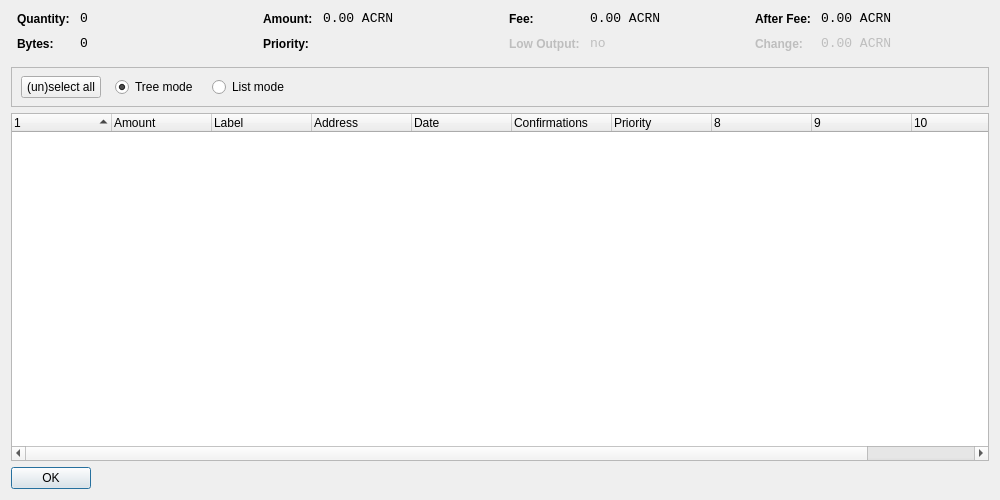
<?xml version="1.0" encoding="UTF-8"?>
<ui version="4.0">
 <class>CoinControlDialog</class>
 <widget class="QDialog" name="CoinControlDialog">
  <property name="geometry">
   <rect>
    <x>0</x>
    <y>0</y>
    <width>1000</width>
    <height>500</height>
   </rect>
  </property>
  <property name="windowTitle">
   <string>Coin Control</string>
  </property>
  <layout class="QVBoxLayout" name="verticalLayout">
   <item>
    <layout class="QHBoxLayout" name="horizontalLayoutTop" stretch="0,0,0,0">
     <property name="topMargin">
      <number>0</number>
     </property>
     <property name="bottomMargin">
      <number>10</number>
     </property>
     <item>
      <layout class="QFormLayout" name="formLayoutCoinControl1">
       <property name="horizontalSpacing">
        <number>10</number>
       </property>
       <property name="verticalSpacing">
        <number>10</number>
       </property>
       <property name="leftMargin">
        <number>6</number>
       </property>
       <property name="rightMargin">
        <number>6</number>
       </property>
       <item row="0" column="0">
        <widget class="QLabel" name="labelCoinControlQuantityText">
         <property name="styleSheet">
          <string notr="true">font-weight:bold;</string>
         </property>
         <property name="text">
          <string>Quantity:</string>
         </property>
        </widget>
       </item>
       <item row="0" column="1">
        <widget class="QLabel" name="labelCoinControlQuantity">
         <property name="font">
          <font>
           <family>Monospace</family>
           <pointsize>10</pointsize>
          </font>
         </property>
         <property name="cursor">
          <cursorShape>IBeamCursor</cursorShape>
         </property>
         <property name="contextMenuPolicy">
          <enum>Qt::ActionsContextMenu</enum>
         </property>
         <property name="text">
          <string notr="true">0</string>
         </property>
         <property name="textInteractionFlags">
          <set>Qt::LinksAccessibleByMouse|Qt::TextSelectableByKeyboard|Qt::TextSelectableByMouse</set>
         </property>
        </widget>
       </item>
       <item row="1" column="0">
        <widget class="QLabel" name="labelCoinControlBytesText">
         <property name="styleSheet">
          <string notr="true">font-weight:bold;</string>
         </property>
         <property name="text">
          <string>Bytes:</string>
         </property>
        </widget>
       </item>
       <item row="1" column="1">
        <widget class="QLabel" name="labelCoinControlBytes">
         <property name="font">
          <font>
           <family>Monospace</family>
           <pointsize>10</pointsize>
          </font>
         </property>
         <property name="cursor">
          <cursorShape>IBeamCursor</cursorShape>
         </property>
         <property name="contextMenuPolicy">
          <enum>Qt::ActionsContextMenu</enum>
         </property>
         <property name="text">
          <string notr="true">0</string>
         </property>
         <property name="textInteractionFlags">
          <set>Qt::LinksAccessibleByMouse|Qt::TextSelectableByKeyboard|Qt::TextSelectableByMouse</set>
         </property>
        </widget>
       </item>
      </layout>
     </item>
     <item>
      <layout class="QFormLayout" name="formLayoutCoinControl2">
       <property name="horizontalSpacing">
        <number>10</number>
       </property>
       <property name="verticalSpacing">
        <number>10</number>
       </property>
       <property name="leftMargin">
        <number>6</number>
       </property>
       <property name="rightMargin">
        <number>6</number>
       </property>
       <item row="0" column="0">
        <widget class="QLabel" name="labelCoinControlAmountText">
         <property name="styleSheet">
          <string notr="true">font-weight:bold;</string>
         </property>
         <property name="text">
          <string>Amount:</string>
         </property>
        </widget>
       </item>
       <item row="0" column="1">
        <widget class="QLabel" name="labelCoinControlAmount">
         <property name="font">
          <font>
           <family>Monospace</family>
           <pointsize>10</pointsize>
          </font>
         </property>
         <property name="cursor">
          <cursorShape>IBeamCursor</cursorShape>
         </property>
         <property name="contextMenuPolicy">
          <enum>Qt::ActionsContextMenu</enum>
         </property>
         <property name="text">
          <string notr="true">0.00 ACRN</string>
         </property>
         <property name="textInteractionFlags">
          <set>Qt::LinksAccessibleByMouse|Qt::TextSelectableByKeyboard|Qt::TextSelectableByMouse</set>
         </property>
        </widget>
       </item>
       <item row="1" column="0">
        <widget class="QLabel" name="labelCoinControlPriorityText">
         <property name="styleSheet">
          <string notr="true">font-weight:bold;</string>
         </property>
         <property name="text">
          <string>Priority:</string>
         </property>
        </widget>
       </item>
       <item row="1" column="1">
        <widget class="QLabel" name="labelCoinControlPriority">
         <property name="font">
          <font>
           <family>Monospace</family>
           <pointsize>10</pointsize>
          </font>
         </property>
         <property name="cursor">
          <cursorShape>IBeamCursor</cursorShape>
         </property>
         <property name="contextMenuPolicy">
          <enum>Qt::ActionsContextMenu</enum>
         </property>
         <property name="text">
          <string/>
         </property>
         <property name="textInteractionFlags">
          <set>Qt::LinksAccessibleByMouse|Qt::TextSelectableByKeyboard|Qt::TextSelectableByMouse</set>
         </property>
        </widget>
       </item>
      </layout>
     </item>
     <item>
      <layout class="QFormLayout" name="formLayoutCoinControl3">
       <property name="horizontalSpacing">
        <number>10</number>
       </property>
       <property name="verticalSpacing">
        <number>10</number>
       </property>
       <property name="leftMargin">
        <number>6</number>
       </property>
       <property name="rightMargin">
        <number>6</number>
       </property>
       <item row="0" column="0">
        <widget class="QLabel" name="labelCoinControlFeeText">
         <property name="styleSheet">
          <string notr="true">font-weight:bold;</string>
         </property>
         <property name="text">
          <string>Fee:</string>
         </property>
        </widget>
       </item>
       <item row="0" column="1">
        <widget class="QLabel" name="labelCoinControlFee">
         <property name="font">
          <font>
           <family>Monospace</family>
           <pointsize>10</pointsize>
          </font>
         </property>
         <property name="cursor">
          <cursorShape>IBeamCursor</cursorShape>
         </property>
         <property name="contextMenuPolicy">
          <enum>Qt::ActionsContextMenu</enum>
         </property>
         <property name="text">
          <string notr="true">0.00 ACRN</string>
         </property>
         <property name="textInteractionFlags">
          <set>Qt::LinksAccessibleByMouse|Qt::TextSelectableByKeyboard|Qt::TextSelectableByMouse</set>
         </property>
        </widget>
       </item>
       <item row="1" column="0">
        <widget class="QLabel" name="labelCoinControlLowOutputText">
         <property name="enabled">
          <bool>false</bool>
         </property>
         <property name="styleSheet">
          <string notr="true">font-weight:bold;</string>
         </property>
         <property name="text">
          <string>Low Output:</string>
         </property>
        </widget>
       </item>
       <item row="1" column="1">
        <widget class="QLabel" name="labelCoinControlLowOutput">
         <property name="enabled">
          <bool>false</bool>
         </property>
         <property name="font">
          <font>
           <family>Monospace</family>
           <pointsize>10</pointsize>
          </font>
         </property>
         <property name="cursor">
          <cursorShape>IBeamCursor</cursorShape>
         </property>
         <property name="contextMenuPolicy">
          <enum>Qt::ActionsContextMenu</enum>
         </property>
         <property name="text">
          <string notr="true">no</string>
         </property>
         <property name="textInteractionFlags">
          <set>Qt::LinksAccessibleByMouse|Qt::TextSelectableByKeyboard|Qt::TextSelectableByMouse</set>
         </property>
        </widget>
       </item>
      </layout>
     </item>
     <item>
      <layout class="QFormLayout" name="formLayoutCoinControl4">
       <property name="horizontalSpacing">
        <number>10</number>
       </property>
       <property name="verticalSpacing">
        <number>10</number>
       </property>
       <property name="leftMargin">
        <number>6</number>
       </property>
       <property name="rightMargin">
        <number>6</number>
       </property>
       <item row="0" column="0">
        <widget class="QLabel" name="labelCoinControlAfterFeeText">
         <property name="styleSheet">
          <string notr="true">font-weight:bold;</string>
         </property>
         <property name="text">
          <string>After Fee:</string>
         </property>
        </widget>
       </item>
       <item row="0" column="1">
        <widget class="QLabel" name="labelCoinControlAfterFee">
         <property name="font">
          <font>
           <family>Monospace</family>
           <pointsize>10</pointsize>
          </font>
         </property>
         <property name="cursor">
          <cursorShape>IBeamCursor</cursorShape>
         </property>
         <property name="contextMenuPolicy">
          <enum>Qt::ActionsContextMenu</enum>
         </property>
         <property name="text">
          <string notr="true">0.00 ACRN</string>
         </property>
         <property name="textInteractionFlags">
          <set>Qt::LinksAccessibleByMouse|Qt::TextSelectableByKeyboard|Qt::TextSelectableByMouse</set>
         </property>
        </widget>
       </item>
       <item row="1" column="0">
        <widget class="QLabel" name="labelCoinControlChangeText">
         <property name="enabled">
          <bool>false</bool>
         </property>
         <property name="styleSheet">
          <string notr="true">font-weight:bold;</string>
         </property>
         <property name="text">
          <string>Change:</string>
         </property>
        </widget>
       </item>
       <item row="1" column="1">
        <widget class="QLabel" name="labelCoinControlChange">
         <property name="enabled">
          <bool>false</bool>
         </property>
         <property name="font">
          <font>
           <family>Monospace</family>
           <pointsize>10</pointsize>
          </font>
         </property>
         <property name="cursor">
          <cursorShape>IBeamCursor</cursorShape>
         </property>
         <property name="contextMenuPolicy">
          <enum>Qt::ActionsContextMenu</enum>
         </property>
         <property name="text">
          <string notr="true">0.00 ACRN</string>
         </property>
         <property name="textInteractionFlags">
          <set>Qt::LinksAccessibleByMouse|Qt::TextSelectableByKeyboard|Qt::TextSelectableByMouse</set>
         </property>
        </widget>
       </item>
      </layout>
     </item>
    </layout>
   </item>
   <item>
    <widget class="QFrame" name="frame">
     <property name="minimumSize">
      <size>
       <width>0</width>
       <height>40</height>
      </size>
     </property>
     <property name="frameShape">
      <enum>QFrame::StyledPanel</enum>
     </property>
     <property name="frameShadow">
      <enum>QFrame::Sunken</enum>
     </property>
     <widget class="QWidget" name="horizontalLayoutWidget">
      <property name="geometry">
       <rect>
        <x>10</x>
        <y>0</y>
        <width>781</width>
        <height>41</height>
       </rect>
      </property>
      <layout class="QHBoxLayout" name="horizontalLayoutPanel" stretch="0,0,0,0,0">
       <property name="spacing">
        <number>14</number>
       </property>
       <item>
        <widget class="QPushButton" name="pushButtonSelectAll">
         <property name="sizePolicy">
          <sizepolicy hsizetype="Maximum" vsizetype="Fixed">
           <horstretch>0</horstretch>
           <verstretch>0</verstretch>
          </sizepolicy>
         </property>
         <property name="text">
          <string>(un)select all</string>
         </property>
        </widget>
       </item>
       <item>
        <widget class="QRadioButton" name="radioTreeMode">
         <property name="sizePolicy">
          <sizepolicy hsizetype="Maximum" vsizetype="Fixed">
           <horstretch>0</horstretch>
           <verstretch>0</verstretch>
          </sizepolicy>
         </property>
         <property name="text">
          <string>Tree mode</string>
         </property>
         <property name="checked">
          <bool>true</bool>
         </property>
        </widget>
       </item>
       <item>
        <widget class="QRadioButton" name="radioListMode">
         <property name="sizePolicy">
          <sizepolicy hsizetype="Maximum" vsizetype="Fixed">
           <horstretch>0</horstretch>
           <verstretch>0</verstretch>
          </sizepolicy>
         </property>
         <property name="text">
          <string>List mode</string>
         </property>
        </widget>
       </item>
       <item>
        <spacer name="horizontalSpacer">
         <property name="orientation">
          <enum>Qt::Horizontal</enum>
         </property>
         <property name="sizeHint" stdset="0">
          <size>
           <width>40</width>
           <height>20</height>
          </size>
         </property>
        </spacer>
       </item>
      </layout>
     </widget>
    </widget>
   </item>
   <item>
    <widget class="CoinControlTreeWidget" name="treeWidget">
     <property name="contextMenuPolicy">
      <enum>Qt::CustomContextMenu</enum>
     </property>
     <property name="sortingEnabled">
      <bool>false</bool>
     </property>
     <property name="columnCount">
      <number>11</number>
     </property>
     <attribute name="headerShowSortIndicator" stdset="0">
      <bool>true</bool>
     </attribute>
     <attribute name="headerStretchLastSection">
      <bool>false</bool>
     </attribute>
     <column>
      <property name="text">
       <string/>
      </property>
     </column>
     <column>
      <property name="text">
       <string>Amount</string>
      </property>
     </column>
     <column>
      <property name="text">
       <string>Label</string>
      </property>
     </column>
     <column>
      <property name="text">
       <string>Address</string>
      </property>
     </column>
     <column>
      <property name="text">
       <string>Date</string>
      </property>
     </column>
     <column>
      <property name="text">
       <string>Confirmations</string>
      </property>
      <property name="toolTip">
       <string>Confirmed</string>
      </property>
     </column>
     <column>
      <property name="text">
       <string>Priority</string>
      </property>
     </column>
     <column>
      <property name="text">
       <string/>
      </property>
     </column>
     <column>
      <property name="text">
       <string/>
      </property>
     </column>
     <column>
      <property name="text">
       <string/>
      </property>
     </column>
     <column>
      <property name="text">
       <string/>
      </property>
     </column>
    </widget>
   </item>
   <item>
    <widget class="QDialogButtonBox" name="buttonBox">
     <property name="sizePolicy">
      <sizepolicy hsizetype="Maximum" vsizetype="Fixed">
       <horstretch>0</horstretch>
       <verstretch>0</verstretch>
      </sizepolicy>
     </property>
     <property name="orientation">
      <enum>Qt::Horizontal</enum>
     </property>
     <property name="standardButtons">
      <set>QDialogButtonBox::Ok</set>
     </property>
    </widget>
   </item>
  </layout>
 </widget>
 <customwidgets>
  <customwidget>
   <class>CoinControlTreeWidget</class>
   <extends>QTreeWidget</extends>
   <header>coincontroltreewidget.h</header>
  </customwidget>
 </customwidgets>
 <resources/>
 <connections/>
</ui>
